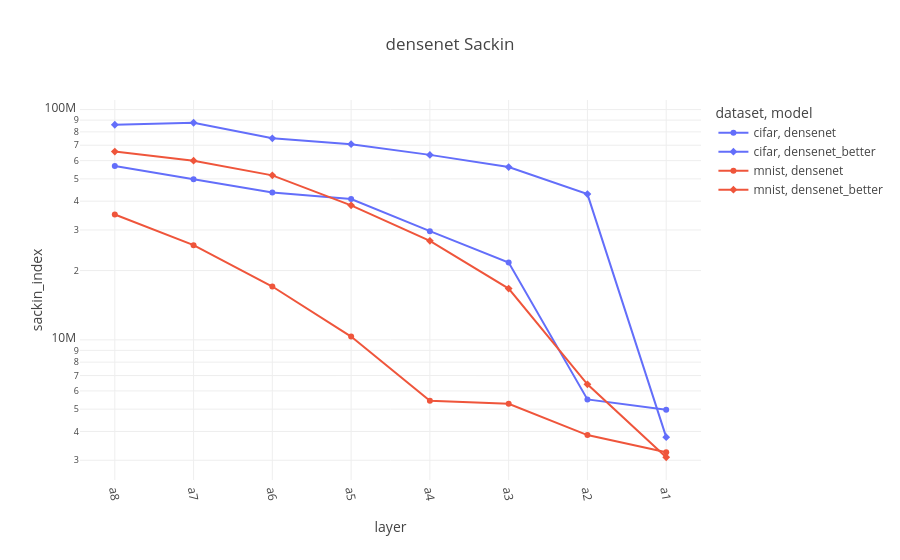

The notebook cell this image was saved under:
### Code cell
densenet = full_data[(full_data["model"].str.contains("densenet")) & (full_data["split"] == "trainUval")].copy()

densenet["layer_idx"] = densenet["layer"].apply(lambda x: layer_order['densenet'].index(x))
densenet.sort_values("layer_idx", inplace=True)

fig = px.line(densenet, x="layer", y="sackin_index", color="dataset", symbol="model", color_discrete_sequence=px.colors.qualitative.Plotly, title="densenet Sackin")
fig.update_xaxes(tickangle=80)
fig.update_yaxes(type="log")

### Figure 1 — Plotly figure (JSON) as saved in the notebook; plotly's stock layout.template omitted (floating-point values rounded to 4 significant figures)
{"data": [{"hovertemplate": "dataset=cifar<br>model=densenet<br>layer=%{x}<br>sackin_index=%{y}<extra></extra>", "legendgroup": "cifar, densenet", "line": {"color": "#636EFA", "dash": "solid"}, "marker": {"symbol": "circle"}, "mode": "lines+markers", "name": "cifar, densenet", "orientation": "v", "showlegend": true, "type": "scatter", "x": ["a8", "a7", "a6", "a5", "a4", "a3", "a2", "a1"], "xaxis": "x", "y": [56850000.0, 49790000.0, 43620000.0, 40900000.0, 29650000.0, 21680000.0, 5512000.0, 4970000.0], "yaxis": "y"}, {"hovertemplate": "dataset=cifar<br>model=densenet_better<br>layer=%{x}<br>sackin_index=%{y}<extra></extra>", "legendgroup": "cifar, densenet_better", "line": {"color": "#636EFA", "dash": "solid"}, "marker": {"symbol": "diamond"}, "mode": "lines+markers", "name": "cifar, densenet_better", "orientation": "v", "showlegend": true, "type": "scatter", "x": ["a8", "a7", "a6", "a5", "a4", "a3", "a2", "a1"], "xaxis": "x", "y": [85900000.0, 87650000.0, 75020000.0, 70730000.0, 63570000.0, 56280000.0, 42950000.0, 3779000.0], "yaxis": "y"}, {"hovertemplate": "dataset=mnist<br>model=densenet<br>layer=%{x}<br>sackin_index=%{y}<extra></extra>", "legendgroup": "mnist, densenet", "line": {"color": "#EF553B", "dash": "solid"}, "marker": {"symbol": "circle"}, "mode": "lines+markers", "name": "mnist, densenet", "orientation": "v", "showlegend": true, "type": "scatter", "x": ["a8", "a7", "a6", "a5", "a4", "a3", "a2", "a1"], "xaxis": "x", "y": [35020000.0, 25770000.0, 17050000.0, 10330000.0, 5444000.0, 5280000.0, 3858000.0, 3252000.0], "yaxis": "y"}, {"hovertemplate": "dataset=mnist<br>model=densenet_better<br>layer=%{x}<br>sackin_index=%{y}<extra></extra>", "legendgroup": "mnist, densenet_better", "line": {"color": "#EF553B", "dash": "solid"}, "marker": {"symbol": "diamond"}, "mode": "lines+markers", "name": "mnist, densenet_better", "orientation": "v", "showlegend": true, "type": "scatter", "x": ["a8", "a7", "a6", "a5", "a4", "a3", "a2", "a1"], "xaxis": "x", "y": [65700000.0, 59990000.0, 51800000.0, 38400000.0, 26910000.0, 16700000.0, 6411000.0, 3092000.0], "yaxis": "y"}], "layout": {"legend": {"title": {"text": "dataset, model"}, "tracegroupgap": 0}, "title": {"text": "densenet Sackin"}, "xaxis": {"anchor": "y", "domain": [0, 1], "tickangle": 80, "title": {"text": "layer"}}, "yaxis": {"anchor": "x", "domain": [0, 1], "title": {"text": "sackin_index"}, "type": "log"}}}
